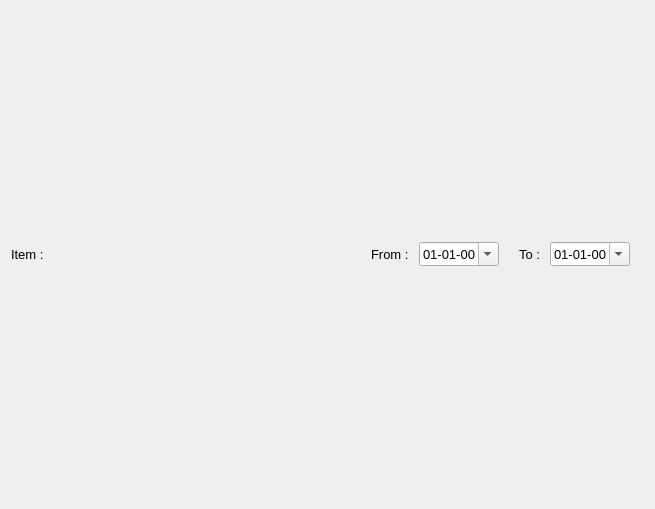
<?xml version="1.0" encoding="UTF-8"?>
<ui version="4.0">
 <class>ItemTrasactionList</class>
 <widget class="QDialog" name="ItemTrasactionList">
  <property name="geometry">
   <rect>
    <x>0</x>
    <y>0</y>
    <width>655</width>
    <height>509</height>
   </rect>
  </property>
  <property name="windowTitle">
   <string>Dialog</string>
  </property>
  <layout class="QVBoxLayout" name="verticalLayout_2" stretch="0,1">
   <item>
    <layout class="QVBoxLayout" name="verticalLayout">
     <item>
      <layout class="QHBoxLayout" name="horizontalLayout">
       <item>
        <widget class="QLabel" name="label">
         <property name="font">
          <font>
           <pointsize>10</pointsize>
          </font>
         </property>
         <property name="text">
          <string>Item : </string>
         </property>
        </widget>
       </item>
       <item>
        <widget class="QLabel" name="itemName">
         <property name="font">
          <font>
           <pointsize>10</pointsize>
          </font>
         </property>
         <property name="text">
          <string/>
         </property>
        </widget>
       </item>
       <item>
        <spacer name="horizontalSpacer">
         <property name="font">
          <font>
           <pointsize>10</pointsize>
          </font>
         </property>
         <property name="orientation">
          <enum>Qt::Horizontal</enum>
         </property>
         <property name="sizeHint" stdset="0">
          <size>
           <width>40</width>
           <height>20</height>
          </size>
         </property>
        </spacer>
       </item>
       <item>
        <widget class="QLabel" name="label_2">
         <property name="font">
          <font>
           <pointsize>10</pointsize>
          </font>
         </property>
         <property name="text">
          <string>From : </string>
         </property>
        </widget>
       </item>
       <item>
        <widget class="QDateEdit" name="fromDateEdit">
         <property name="minimumSize">
          <size>
           <width>80</width>
           <height>0</height>
          </size>
         </property>
         <property name="font">
          <font>
           <pointsize>10</pointsize>
          </font>
         </property>
         <property name="displayFormat">
          <string>dd-MM-yy</string>
         </property>
         <property name="calendarPopup">
          <bool>true</bool>
         </property>
        </widget>
       </item>
       <item>
        <widget class="QLabel" name="fromDate">
         <property name="font">
          <font>
           <pointsize>10</pointsize>
          </font>
         </property>
         <property name="text">
          <string/>
         </property>
        </widget>
       </item>
       <item>
        <widget class="QLabel" name="label_3">
         <property name="font">
          <font>
           <pointsize>10</pointsize>
          </font>
         </property>
         <property name="text">
          <string>To : </string>
         </property>
        </widget>
       </item>
       <item>
        <widget class="QDateEdit" name="toDateEdit">
         <property name="minimumSize">
          <size>
           <width>80</width>
           <height>0</height>
          </size>
         </property>
         <property name="font">
          <font>
           <pointsize>10</pointsize>
          </font>
         </property>
         <property name="displayFormat">
          <string>dd-MM-yy</string>
         </property>
         <property name="calendarPopup">
          <bool>true</bool>
         </property>
        </widget>
       </item>
       <item>
        <widget class="QLabel" name="toDate">
         <property name="font">
          <font>
           <pointsize>10</pointsize>
          </font>
         </property>
         <property name="text">
          <string/>
         </property>
        </widget>
       </item>
      </layout>
     </item>
    </layout>
   </item>
   <item>
    <layout class="QVBoxLayout" name="tableLayout"/>
   </item>
  </layout>
 </widget>
 <resources/>
 <connections/>
</ui>
